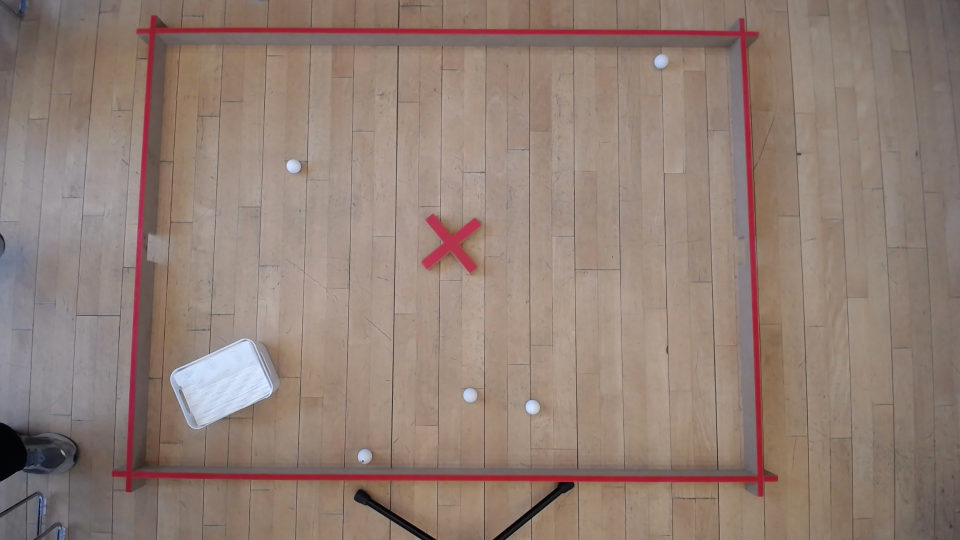
#> input picture DL_Photos/WIN_20230329_10_13_33_Pro.jpg, 1920 x 1080 px, found by its file name (shown at 1/2 size)
$ python ImageAnalysisMVP.py   (older library calls are emulated)
#> lines starting #> are read from the running program, lines starting #| are printed output that depends on the picture
#> in DendoGram, image is the input picture: shape (1080, 1920, 3); mean B, G, R 117.3, 126.8, 145.6
import os
import random
import cv2
import numpy as np
from RemoveOutliers import replace_outliers_with_surrounding_color
from sklearn.cluster import KMeans
import matplotlib.pyplot as plt
from scipy.cluster.hierarchy import dendrogram, linkage
from skimage import morphology

#   Rasmus Bo Thomsen  S211708                    Mathilde Shalimon Elia S215811


# [20 lines left out: function printProgressBar, not called in this run]

def scaleImage(image,scale):
#> called with scale = 10
    scale_percent = scale # percent of original size
    width = int(image.shape[1] * scale_percent / 100)
#> width = 192
    height = int(image.shape[0] * scale_percent / 100)
#> height = 108
    dim = (width, height)
#> dim = (192, 108)

    # resize image
    resized = cv2.resize(image, dim, interpolation=cv2.INTER_AREA)
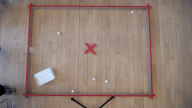
#> resized: shape (108, 192, 3); mean B, G, R 117.3, 126.8, 145.6
    new_img_size = (resized.shape[1] - (resized.shape[1] % 32), resized.shape[0] - (resized.shape[0] % 32))
#> new_img_size = (192, 96)
    resized_img = cv2.resize(resized, new_img_size)
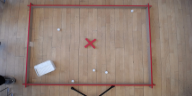
#> resized_img: shape (96, 192, 3); mean B, G, R 117.2, 126.8, 145.5
    lab = cv2.cvtColor(resized_img, cv2.COLOR_BGR2LAB)
#> lab: shape (96, 192, 3); mean of channels 0, 1, 2 139.1, 133.7, 136


    # Split the LAB channels
    l, a, b = cv2.split(lab)
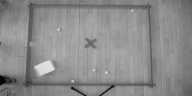
#> l: shape (96, 192); min 2, max 228, mean 139.1
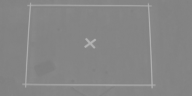
#> a: shape (96, 192); min 126, max 181, mean 133.7

    # Create a CLAHE object and apply it to the L channel
    clahe = cv2.createCLAHE(clipLimit=1.0, tileGridSize=(8,8))
    l_clahe = clahe.apply(l)
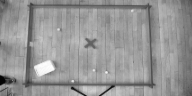
#> l_clahe: shape (96, 192); min 4, max 255, mean 149.9

    # Merge the CLAHE-adjusted L channel with the original A and B channels
    lab_clahe = cv2.merge((l_clahe, a, b))
#> lab_clahe: shape (96, 192, 3); mean of channels 0, 1, 2 149.9, 133.7, 136

    # Convert the LAB image back to RGB color space
    rgb_clahe = cv2.cvtColor(lab_clahe, cv2.COLOR_LAB2BGR)
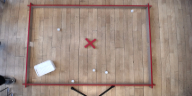
#> rgb_clahe: shape (96, 192, 3); mean B, G, R 128, 137.9, 156.9
    return rgb_clahe

# Performs Convolutions on image
# [78 lines left out: functions convolutions, imagePixelManipulate, imagePixelManipulate2, sklearnKulster, not called in this run]

def kmeans_dendrogram(image, k, sample_size):
#> called with k = 9, sample_size = 0
    np.random.seed(10)
    pixel_values = image.reshape((-1, 3))
    pixel_values = np.float32(pixel_values)

    sample_indices = random.sample(range(len(pixel_values)), sample_size)
#> sample_indices = []
    sampled_pixel_values = pixel_values

    criteria = (cv2.TERM_CRITERIA_EPS + cv2.TERM_CRITERIA_MAX_ITER, 100, 0.2)

    _, labels, centers = cv2.kmeans(sampled_pixel_values, k, None, criteria, 20, cv2.KMEANS_RANDOM_CENTERS)
#> labels = 18432 values, max 8 at index 606, min 0 at index 387, mean 3.48; centers = [[34.29, 31.11, 33.48], [142.8, 154.3, 171.5], [116.7, 127.7, 145.7], [100.7, 108.4, 125.6], [249.3, 239.2, 226.2], [129.6, 142.2, 160.5], [158.8, 169.2, 185.4], [80.19, 83.39, 97.74], [67.66, 61.12, 138.9]]
    centers = np.uint8(centers)
#> centers = [[34, 31, 33], [142, 154, 171], [116, 127, 145], [100, 108, 125], [249, 239, 226], [129, 142, 160], [158, 169, 185], [80, 83, 97], [67, 61, 138]]
    labels = labels.flatten()

#> (the run stopped early here; a loop or call above may not have finished)
